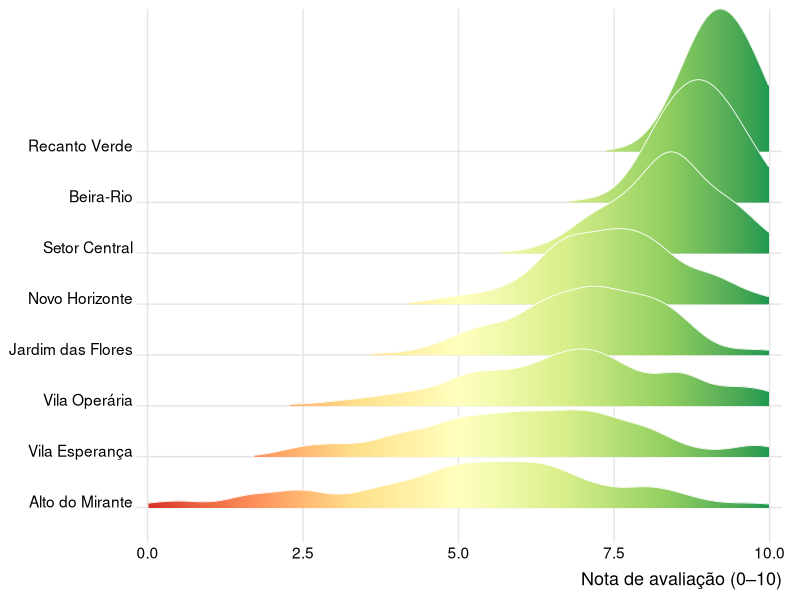

Here is the R script that generated this plot:
# Libraries
library(ggplot2)
library(ggridges)
library(dplyr)
library(forcats)
library(RColorBrewer)
library(jsonlite)

# Dados ficticios: notas de avaliacao (0-10) de restaurantes em 8 bairros de
# uma cidade ficticia, cada bairro com sua propria media/desvio -- formatos
# de distribuicao bem diferentes de um bairro pro outro (estreita e alta vs.
# larga e achatada), pra ficar visualmente interessante.
set.seed(4127)

bairros <- c(
  "Vila Esperança", "Setor Central", "Jardim das Flores", "Alto do Mirante",
  "Beira-Rio", "Vila Operária", "Novo Horizonte", "Recanto Verde"
)

params <- data.frame(
  bairro = bairros,
  media  = c(6.2, 8.4, 7.1, 5.3, 8.9, 6.8, 7.6, 9.2),
  desvio = c(1.8, 0.9, 1.3, 2.1, 0.6, 1.6, 1.1, 0.5)
)

n_por_bairro <- 260
dados <- do.call(rbind, lapply(seq_len(nrow(params)), function(i) {
  p <- params[i, ]
  nota <- rnorm(n_por_bairro, p$media, p$desvio)
  nota <- pmin(pmax(nota, 0), 10)
  data.frame(bairro = p$bairro, nota = round(nota, 2))
})) %>%
  mutate(bairro = fct_reorder(bairro, nota, .fun = median))

# ---------------------------------------------------------------------------
# Estatico: ridgeline com cor em gradiente pela propria nota (nao por bairro)
# -- combina as tres variacoes progressivas da tecnica original (basica,
# forma histograma, gradiente de cor) na versao mais completa. Paleta
# RColorBrewer diverging em vez do viridis do exemplo original.
# ---------------------------------------------------------------------------
p <- ggplot(dados, aes(x = nota, y = bairro, fill = after_stat(x))) +
  geom_density_ridges_gradient(scale = 2.8, rel_min_height = 0.01, color = "white", linewidth = 0.3) +
  scale_fill_distiller(palette = "RdYlGn", direction = 1, limits = c(0, 10)) +
  scale_x_continuous(limits = c(0, 10), expand = expansion(mult = c(0.01, 0.02))) +
  labs(x = "Nota de avaliação (0–10)", y = NULL) +
  theme_ridges(font_size = 13) +
  theme(legend.position = "none")

ggsave("output.png", plot = p, width = 8, height = 6.5, dpi = 150)

# ---------------------------------------------------------------------------
# Versao interativa: D3. Nao existe widget pronto pra ridgeline, entao o R
# so exporta as notas brutas por bairro (mesmo ficticio) -- o D3 recalcula
# sua propria estimativa de densidade (kernel gaussiano, largura de banda de
# Silverman por bairro) e desenha o gradiente de cor com sua propria escala,
# em vez de importar a curva pronta calculada pelo `ggridges`.
# ---------------------------------------------------------------------------
viz <- list(
  meta = list(
    ordem = levels(dados$bairro),
    dominio = c(0, 10),
    nota = "Passe o cursor sobre uma faixa pra ler a nota e a densidade estimada daquele bairro."
  ),
  bairros = lapply(levels(dados$bairro), function(b) {
    list(bairro = b, valores = dados$nota[dados$bairro == b])
  })
)

write_json(viz, "data.json", auto_unbox = TRUE, digits = NA)
